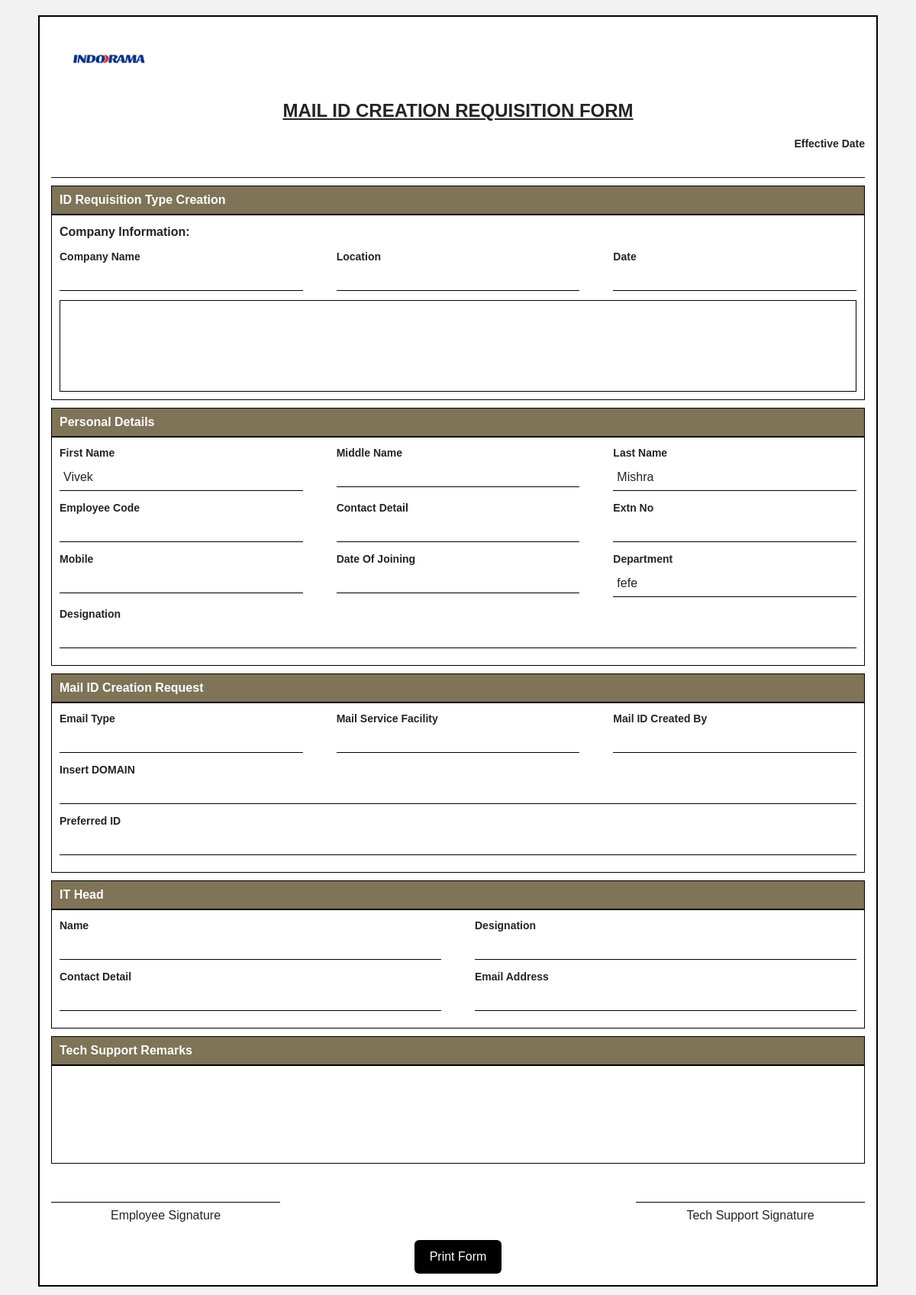
The page /view_form/1 (signed in) on the database its author committed.
### app.py (models this page shows)
class MailForm(db.Model):
    id = db.Column(db.Integer, primary_key=True)
    first_name = db.Column(db.String(100))
    last_name = db.Column(db.String(100))
    department = db.Column(db.String(100))
    status = db.Column(db.String(50), default='Pending')
    user_id = db.Column(db.Integer)

### app.py (the view)
@app.route('/view_form/<int:id>')
def view_form(id):
    if 'user_id' not in session:
        return redirect('/login')
    form = MailForm.query.get_or_404(id)
    return render_template('view_form.html', form=form)

### templates/view_form.html (shortened to what this page needs)
<!DOCTYPE html>
<html lang="en">
<head>
<link href="https://cdn.jsdelivr.net/npm/bootstrap@5.3.3/dist/css/bootstrap.min.css" rel="stylesheet">
</head>
<body>
<div class="sheet">
    <div class="top-header">
        <div class="logo">
            <img src="{{ request.host_url }}static/download.png">
        </div>
    </div>
    <div class="title">
        MAIL ID CREATION REQUISITION FORM
    </div>
    <div class="field" style="text-align:right;">
        <label>Effective Date</label>
        <div class="value">{{ form.form_date }}</div>
    </div>
    <div class="heading">
        ID Requisition Type Creation
    </div>
    <div class="section">
        <div style="font-weight:bold; margin-bottom:10px;">
            Company Information:
        </div>
        <div class="row">
            <div class="field">
                <label>Company Name</label>
                <div class="value">{{ form.company_name }}</div>
            </div>
            <div class="field">
                <label>Location</label>
                <div class="value">{{ form.location }}</div>
            </div>
            <div class="field">
                <label>Date</label>
                <div class="value">{{ form.form_date }}</div>
            </div>
        </div>
        <div class="long-box"></div>
    </div>
    <div class="heading">
        Personal Details
    </div>
    <div class="section">
        <div class="row">
            <div class="field">
                <label>First Name</label>
                <div class="value">{{ form.first_name }}</div>
            </div>
            <div class="field">
                <label>Middle Name</label>
                <div class="value">{{ form.middle_name }}</div>
            </div>
            <div class="field">
                <label>Last Name</label>
                <div class="value">{{ form.last_name }}</div>
            </div>
        </div>
        <div class="row">
            <div class="field">
                <label>Employee Code</label>
                <div class="value">{{ form.employee_code }}</div>
            </div>
            <div class="field">
                <label>Contact Detail</label>
                <div class="value">{{ form.contact_detail }}</div>
            </div>
            <div class="field">
                <label>Extn No</label>
                <div class="value">{{ form.extn_no }}</div>
            </div>
        </div>
        <div class="row">
            <div class="field">
                <label>Mobile</label>
                <div class="value">{{ form.mobile }}</div>
            </div>
            <div class="field">
                <label>Date Of Joining</label>
                <div class="value">{{ form.joining_date }}</div>
            </div>
            <div class="field">
                <label>Department</label>
                <div class="value">{{ form.department }}</div>
            </div>
        </div>
        <div class="row">
            <div class="field">
                <label>Designation</label>
                <div class="value">{{ form.designation }}</div>
            </div>
        </div>
    </div>
    <div class="heading">
        Mail ID Creation Request
    </div>
    <div class="section">
        <div class="row">
            <div class="field">
                <label>Email Type</label>
                <div class="value">{{ form.email_type }}</div>
            </div>
            <div class="field">
                <label>Mail Service Facility</label>
                <div class="value">{{ form.mail_service }}</div>
            </div>
            <div class="field">
                <label>Mail ID Created By</label>
                <div class="value">{{ form.created_by }}</div>
            </div>
        </div>
        <div class="row">
            <div class="field">
                <label>Insert DOMAIN</label>
                <div class="value">{{ form.domain }}</div>
            </div>
        </div>
        <div class="row">
            <div class="field">
                <label>Preferred ID</label>
                <div class="value">{{ form.preferred_id }}</div>
            </div>
        </div>
    </div>
    <div class="heading">
        IT Head
    </div>
    <div class="section">
        <div class="row">
            <div class="field">
                <label>Name</label>
                <div class="value">{{ form.it_name }}</div>
            </div>
            <div class="field">
                <label>Designation</label>
                <div class="value">{{ form.it_designation }}</div>
            </div>
        </div>
        <div class="row">
            <div class="field">
                <label>Contact Detail</label>
                <div class="value">{{ form.it_contact }}</div>
            </div>
            <div class="field">
                <label>Email Address</label>
                <div class="value">{{ form.it_email }}</div>
            </div>
        </div>
    </div>
    <div class="heading">
        Tech Support Remarks
    </div>
    <div class="section">
        <textarea readonly>{{ form.remarks }}</textarea>
    </div>
    <div class="footer-row">
        <div class="sign">
            Employee Signature
        </div>
        <div class="sign">
            Tech Support Signature
        </div>
    </div>
    <center>
        <button class="btn" onclick="window.print()">
            Print Form
        </button>
    </center>
</div>
</body>
</html>

### templates/view_form.html (style rules this page uses)
* { margin:0; padding:0; box-sizing:border-box; font-family:Arial, sans-serif; }
body { background:#f2f2f2; padding:20px; }
.sheet { width:1100px; margin:auto; background:white; border:2px solid #000; padding:15px; }
.top-header { display:flex; justify-content:space-between; align-items:center; margin-bottom:10px; }
.logo img { max-height:80px; }
.title { text-align:center; font-size:24px; font-weight:bold; text-decoration:underline; margin-bottom:15px; }
.heading { background:#7f7358; color:white; font-weight:bold; padding:6px 10px; border:1px solid #000; margin-top:10px; }
.section { border:1px solid #000; padding:10px; }
.row { display:flex; margin-bottom:12px; gap:20px; }
.field { flex:1; }
label { display:block; font-size:14px; font-weight:bold; margin-bottom:4px; }
.value { border-bottom:1px solid #000; padding:5px; min-height:30px; }
.long-box { height:120px; border:1px solid #000; }
.footer-row { display:flex; justify-content:space-between; margin-top:50px; }
.sign { width:300px; border-top:1px solid #000; text-align:center; padding-top:5px; }
textarea { width:100%; height:100px; border:none; resize:none; }
.btn { padding:10px 20px; background:#000; color:white; border:none; margin-top:20px; cursor:pointer; }

### rows shown on the page
MailForm: first_name "Vivek", last_name "Mishra", department "fefe"
